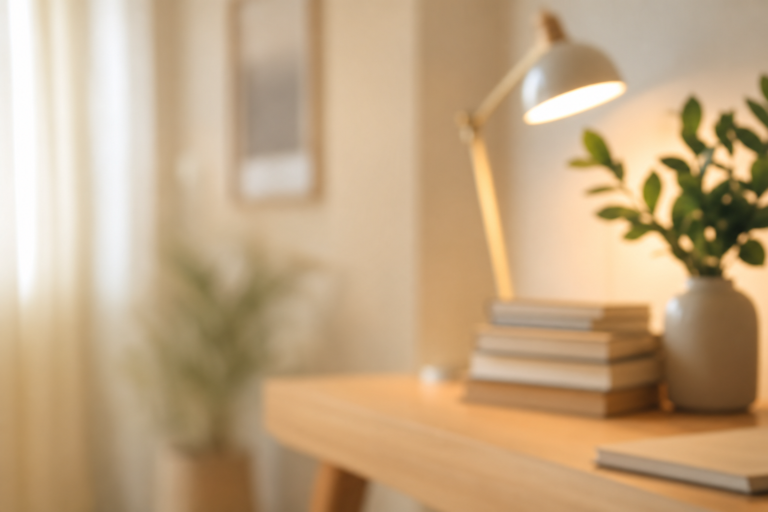
#> input picture img/desk-blur-layer.png, 1536 x 1024 px (shown at 1/2 size)
$ python build_teacher_hero_background.py
#> lines starting #> are read from the running program, lines starting #| are printed output that depends on the picture; after the words box and inside, x2 and y2 are one past the last pixel; in counts of white or black regions, pixels touching at a corner belong together
#!/usr/bin/env python3
"""
Сборка hero-фона: молочный #FBF1EA → градиент → размытый стол справа, поверх вырез.

Зависимости: Pillow.

Запуск из корня репозитория:
  python scripts/build_teacher_hero_background.py
"""

from __future__ import annotations

from collections import deque
from pathlib import Path

from PIL import Image, ImageFilter

ROOT = Path(__file__).resolve().parents[1]
IMG = ROOT / "img"

MILK = (251, 241, 234)
WIDTH = 2560
HEIGHT = 1920

# Градиент молочного в фото стола (доли ширины 0–1): слева полностью молочный → к концу плавно стол
GRADIENT_START_FRAC = 0.32
GRADIENT_END_FRAC = 0.78

BACKGROUND_SAMPLE_THRESHOLD = 40


def resize_cover_anchor_right(im: Image.Image, tw: int, th: int) -> Image.Image:
    iw, ih = im.size
    scale = max(tw / iw, th / ih)
    nw, nh = int(round(iw * scale)), int(round(ih * scale))
    im2 = im.resize((nw, nh), Image.Resampling.LANCZOS)
    left = max(0, nw - tw)
    top = max(0, (nh - th) // 2)
    return im2.crop((left, top, left + tw, top + th))


def horizontal_gradient_mask(width: int, height: int, x0: float, x1: float) -> Image.Image:
    """L-режим: 0 слева от перехода, 255 справа, плавный S-кривая между x0 и x1."""
    mask = Image.new("L", (width, height), 0)
    px = mask.load()
    for x in range(width):
        if x <= x0:
            alpha = 0
        elif x >= x1:
            alpha = 255
        else:
            t = (x - x0) / (x1 - x0)
            t = max(0.0, min(1.0, t))
            # smoothstep
            s = t * t * (3 - 2 * t)
            alpha = int(round(255 * s))
        for y in range(height):
            px[x, y] = alpha
    return mask


def edge_connected_dark_mask(rgb: Image.Image, threshold: int = BACKGROUND_SAMPLE_THRESHOLD) -> Image.Image:
    """
    Помечаем только тёмные пиксели, достижимые от края картинки (фон после вырезки),
    чтобы не тронуть чёрную одежду внутри силуета.
    """
    w, h = rgb.size
    px = rgb.load()
    reachable = Image.new("L", (w, h), 0)
    rpx = reachable.load()

    def dark(x: int, y: int) -> bool:
        r, g, b = px[x, y]
        return r < threshold and g < threshold and b < threshold

    dq: deque[tuple[int, int]] = deque()

    def try_seed(x: int, y: int) -> None:
        if dark(x, y):
            dq.append((x, y))

    for x in range(w):
        try_seed(x, 0)
        try_seed(x, h - 1)
    for y in range(h):
        try_seed(0, y)
        try_seed(w - 1, y)

    while dq:
        x, y = dq.popleft()
        if rpx[x, y]:
            continue
        if not dark(x, y):
            continue
        rpx[x, y] = 255
        if x > 0:
            dq.append((x - 1, y))
        if x + 1 < w:
            dq.append((x + 1, y))
        if y > 0:
            dq.append((x, y - 1))
        if y + 1 < h:
            dq.append((x, y + 1))

    return reachable


def cutout_black_bg_to_alpha(im: Image.Image) -> Image.Image:
    rgb = im.convert("RGB")
    mask = edge_connected_dark_mask(rgb)
    out = rgb.convert("RGBA")
    alpha = Image.new("L", rgb.size, 255)
    # где фон — полная прозрачность (инвертируем: reachable = белый где фон)
    alpha_bytes = alpha.tobytes()
    mbytes = mask.tobytes()
    new_alpha = bytes(0 if mv else av for mv, av in zip(mbytes, alpha_bytes))
    out.putalpha(Image.frombytes("L", rgb.size, new_alpha))
    return out


def main() -> None:
    desk_path = IMG / "desk-blur-layer.png"
    cut_path = IMG / "source-teacher-cutout.png"
    out_path = IMG / "hero-bg-teacher-2560x1920.png"

    base = Image.new("RGB", (WIDTH, HEIGHT), MILK)
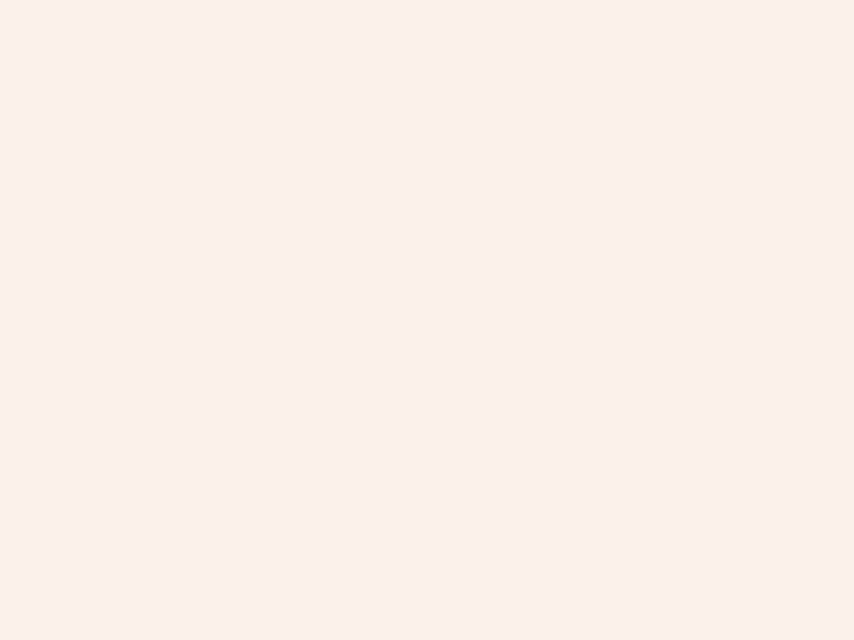
#> base: PIL image 2560x1920 RGB (shown at 1/3 size); mean R, G, B 251, 241, 234

    desk = Image.open(desk_path).convert("RGB")
#> desk is the input picture: PIL image 1536x1024 RGB; mean R, G, B 194.1, 166.5, 131.6
    desk = resize_cover_anchor_right(desk, WIDTH, HEIGHT)
#> in resize_cover_anchor_right, `return im2.crop((left, top, left + tw, top + th))`:
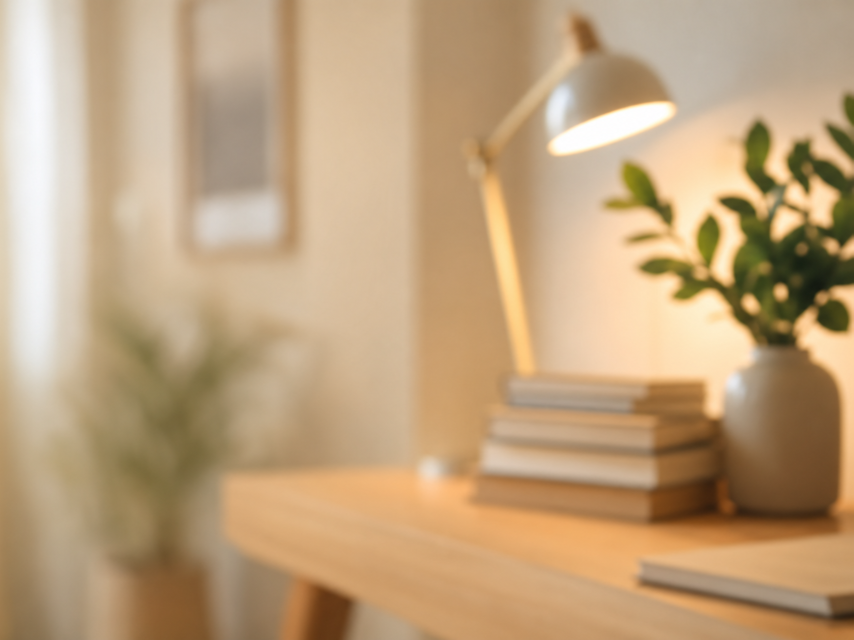
#> returned value: PIL image 2560x1920 RGB (shown at 1/3 size); mean R, G, B 190.8, 161.8, 125.7
    desk = desk.filter(ImageFilter.GaussianBlur(radius=11))
#> desk: PIL image 2560x1920 RGB

    x0 = int(WIDTH * GRADIENT_START_FRAC)
    x1 = int(WIDTH * GRADIENT_END_FRAC)
    grad = horizontal_gradient_mask(WIDTH, HEIGHT, x0, x1)
#> in horizontal_gradient_mask, `mask = Image.new("L", (width, height), 0)`: mask: PIL image 2560x1920 L; every value is 0
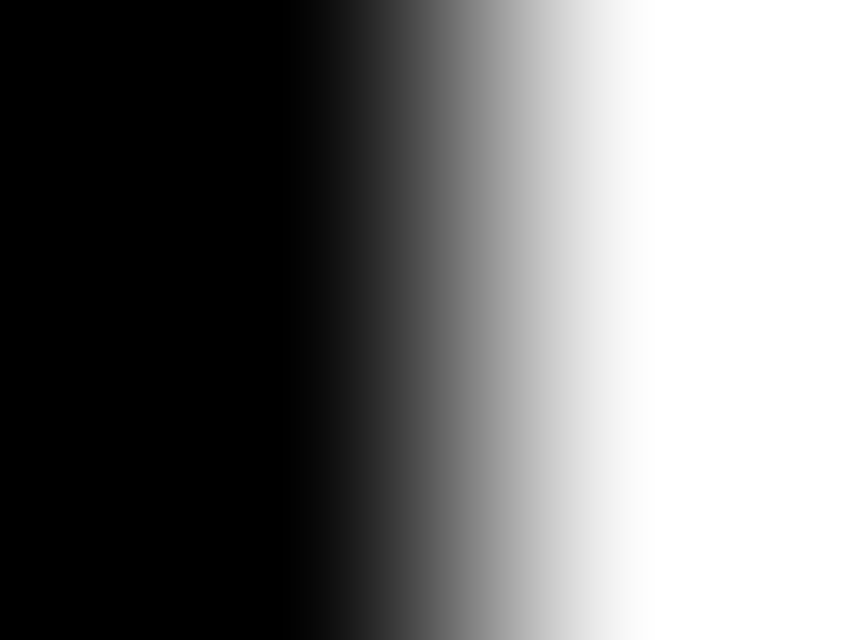
#> grad: PIL image 2560x1920 L (shown at 1/3 size); min 0, max 255, mean 114.8
    desk_rgba = desk.convert("RGBA")
    desk_rgba.putalpha(grad)

    layered = Image.alpha_composite(base.convert("RGBA"), desk_rgba).convert("RGB")

    fg = cutout_black_bg_to_alpha(Image.open(cut_path))
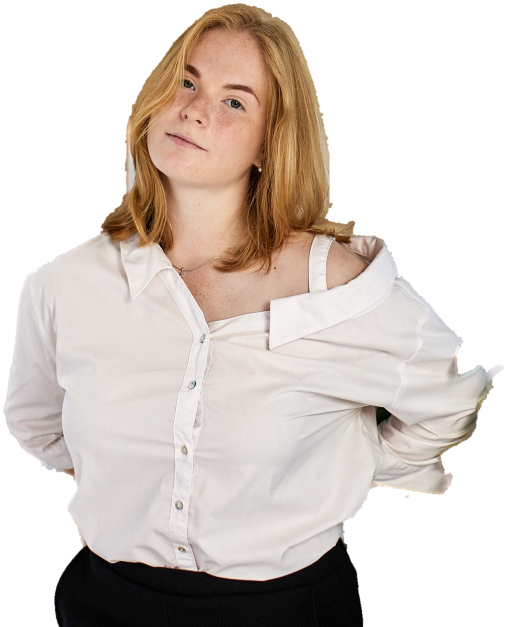
#> input picture img/source-teacher-cutout.png, 1015 x 1253 px (shown at 1/2 size)
#> in cutout_black_bg_to_alpha, `rgb = im.convert("RGB")`:
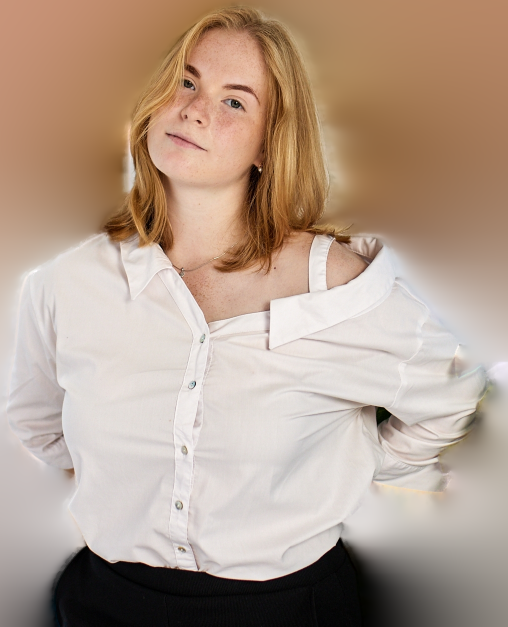
#> rgb: PIL image 1015x1253 RGB (shown at 1/2 size); mean R, G, B 180.3, 158.4, 142.3
#> in edge_connected_dark_mask, `reachable = Image.new("L", (w, h), 0)`: reachable: PIL image 1015x1253 L; every value is 0
#> the loop in edge_connected_dark_mask, `for x in range(w):` made 1015 passes
#> the loop in edge_connected_dark_mask, `for y in range(h):` made 1253 passes
#> in cutout_black_bg_to_alpha, `mask = edge_connected_dark_mask(rgb)`:
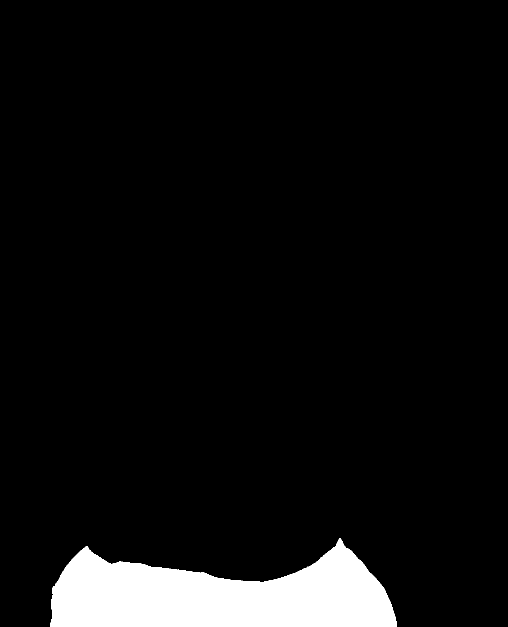
#> mask: PIL image 1015x1253 L (shown at 1/2 size); 6.2% white; 1 white region, box (x1, y1, x2, y2) and area: (100, 1076, 794, 1253) 79487
#> in cutout_black_bg_to_alpha, `alpha = Image.new("L", rgb.size, 255)`: alpha: PIL image 1015x1253 L; every value is 255
    # высота человека относительно кадра
    target_h = int(HEIGHT * 0.82)
    scale = target_h / fg.height
    new_w = int(round(fg.width * scale))
    new_h = int(round(fg.height * scale))
    fg = fg.resize((new_w, new_h), Image.Resampling.LANCZOS)

    # правее центра: центр модели немного правее середины канваса, низ к нижнему краю с небольшим отступом
    cx_canvas = WIDTH * 0.56
    bottom_margin = int(HEIGHT * 0.02)
    px = int(round(cx_canvas - fg.width / 2))
    py = HEIGHT - fg.height - bottom_margin

    layered_rgba = layered.convert("RGBA")
    layered_rgba.alpha_composite(fg, dest=(px, py))
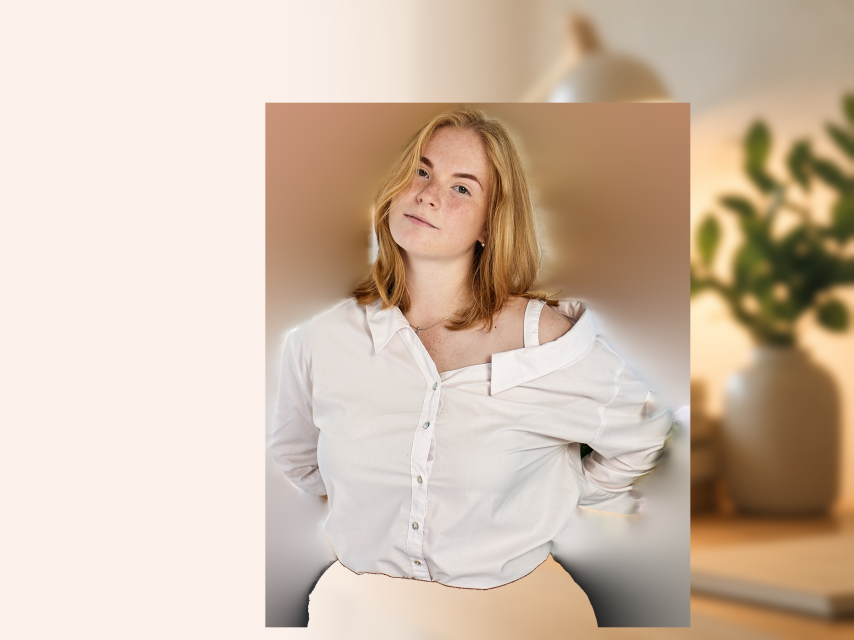
#> layered_rgba: PIL image 2560x1920 RGBA (shown at 1/3 size); mean R, G, B, A 208.4, 188.7, 170.1, 255

    layered_rgba.convert("RGB").save(out_path, "PNG", optimize=True)
    print(f"Saved: {out_path}")


if __name__ == "__main__":
    main()
